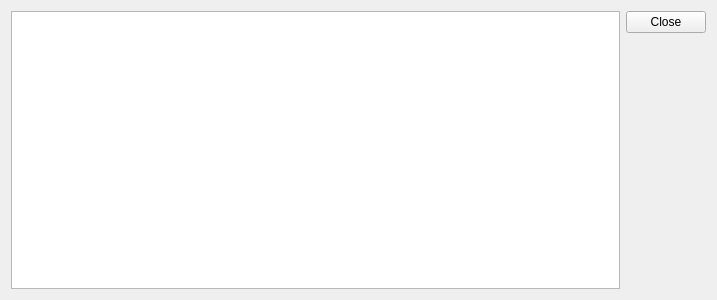
<?xml version="1.0" encoding="UTF-8"?>
<ui version="4.0">
 <class>PrimerLibraryWidget</class>
 <widget class="QWidget" name="PrimerLibraryWidget">
  <property name="geometry">
   <rect>
    <x>0</x>
    <y>0</y>
    <width>717</width>
    <height>300</height>
   </rect>
  </property>
  <property name="windowTitle">
   <string>Form</string>
  </property>
  <layout class="QHBoxLayout" name="horizontalLayout">
   <item>
    <widget class="U2::PrimerLibraryTable" name="primerTable">
     <property name="editTriggers">
      <set>QAbstractItemView::NoEditTriggers</set>
     </property>
     <property name="tabKeyNavigation">
      <bool>false</bool>
     </property>
     <property name="alternatingRowColors">
      <bool>true</bool>
     </property>
     <property name="selectionMode">
      <enum>QAbstractItemView::ExtendedSelection</enum>
     </property>
     <property name="selectionBehavior">
      <enum>QAbstractItemView::SelectRows</enum>
     </property>
     <property name="gridStyle">
      <enum>Qt::NoPen</enum>
     </property>
     <property name="cornerButtonEnabled">
      <bool>false</bool>
     </property>
     <attribute name="horizontalHeaderCascadingSectionResizes">
      <bool>false</bool>
     </attribute>
     <attribute name="horizontalHeaderHighlightSections">
      <bool>false</bool>
     </attribute>
     <attribute name="horizontalHeaderStretchLastSection">
      <bool>true</bool>
     </attribute>
     <attribute name="verticalHeaderVisible">
      <bool>false</bool>
     </attribute>
    </widget>
   </item>
   <item>
    <widget class="QDialogButtonBox" name="buttonBox">
     <property name="orientation">
      <enum>Qt::Vertical</enum>
     </property>
     <property name="standardButtons">
      <set>QDialogButtonBox::Close</set>
     </property>
     <property name="centerButtons">
      <bool>false</bool>
     </property>
    </widget>
   </item>
  </layout>
 </widget>
 <customwidgets>
  <customwidget>
   <class>U2::PrimerLibraryTable</class>
   <extends>QTableView</extends>
   <header>PrimerLibraryTable.h</header>
  </customwidget>
 </customwidgets>
 <resources/>
 <connections/>
</ui>
